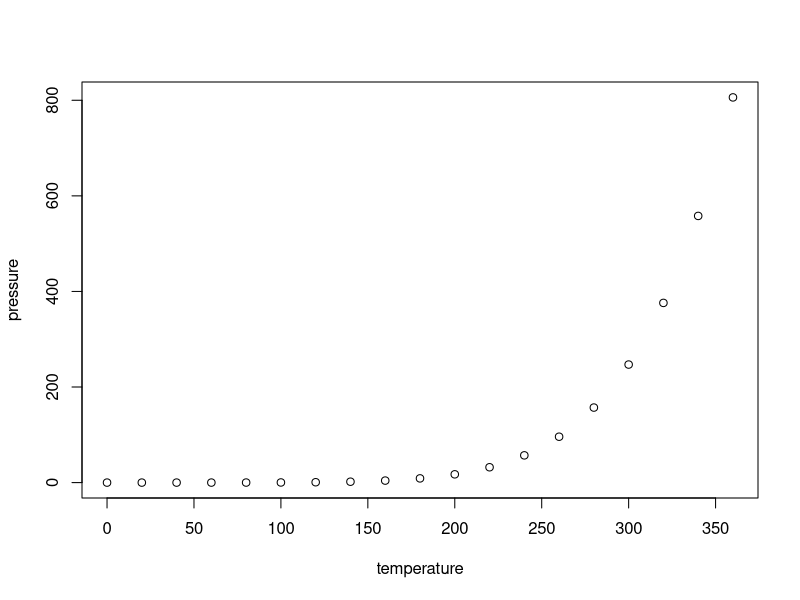
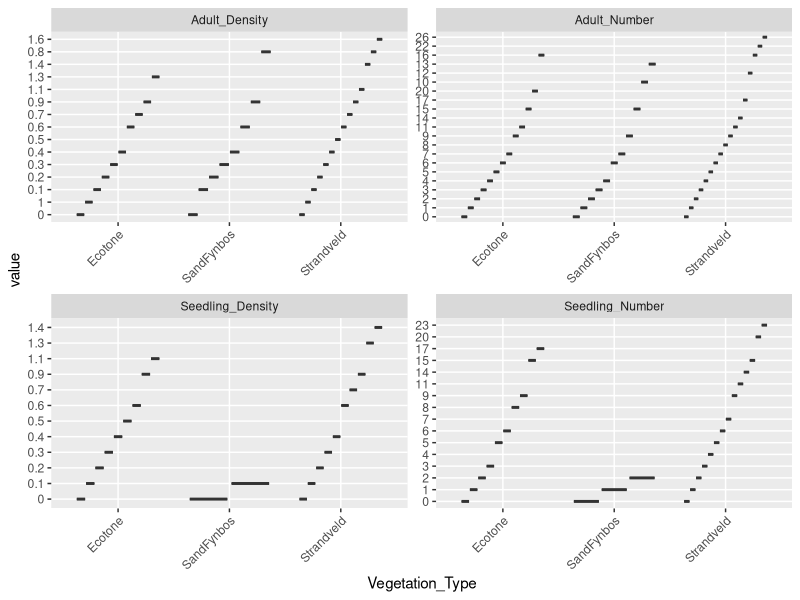

These figures' R source, in order:
## ---- chunk 1

## ---- chunk 2
knitr::opts_chunk$set(echo = TRUE)
## ---- chunk 3
summary(cars)
## ---- chunk 4
plot(pressure)

# Install and load packages
#install.packages("tidyr")
#options("install.lock"=FALSE)
library(tidyr)
library(dplyr)
library(ggplot2)

# Read in data
AcaciaSaligna_Data <- read.csv("AcaciaSaligna_Data.csv")

# Remove columns Area and Number_other_species
AcaciaSaligna_Data <- read.table("AcaciaSaligna_Data.csv", header = TRUE, 
                                 sep = ",", 
		colClasses = c("NULL","integer", "character", "integer", "integer", 
						               "numeric", 
										"integer", "numeric", "integer", "numeric", "NULL")) 

# DELETE?
names(AcaciaSaligna_Data)
"Year" %in% names(AcaciaSaligna_Data)

AcaciaSaligna_Data %>% select(Year)  # Works in a tidyverse pipeline
ls()  # Lists all objects in the environment


# Convert Vegetation_Type from character to factor
AcaciaSaligna_Data$Vegetation_Type <- 
  as.factor(AcaciaSaligna_Data$Vegetation_Type)
class(AcaciaSaligna_Data$Vegetation_Type) # Confirm new class

# Convert Year from integer to factor
AcaciaSaligna_Data$Year <- as.factor(AcaciaSaligna_Data$Year)
class(AcaciaSaligna_Data$Year)

# Convert Quadrat from integer to factor
AcaciaSaligna_Data$Quadrat <- as.factor(AcaciaSaligna_Data$Quadrat)
class(AcaciaSaligna_Data$Quadrat)

# Convert Total_Number from integer to factor
AcaciaSaligna_Data$Total_Number <- as.factor(AcaciaSaligna_Data$Total_Number)
class(AcaciaSaligna_Data$Total_Number)

# Convert Total_Density from double to factor
AcaciaSaligna_Data$Total_Density <- as.factor(AcaciaSaligna_Data$Total_Density)
class(AcaciaSaligna_Data$Total_Density)

# Convert Seedling_Number from integer to factor
AcaciaSaligna_Data$Seedling_Number <- as.factor(AcaciaSaligna_Data$Seedling_Number)
class(AcaciaSaligna_Data$Seedling_Number)

# Convert Seedling_Density from double to factor
AcaciaSaligna_Data$Seedling_Density <- as.factor(AcaciaSaligna_Data$Seedling_Density)
class(AcaciaSaligna_Data$Seedling_Density)

# Convert Adult_Number from integer to factor
AcaciaSaligna_Data$Adult_Number <- as.factor(AcaciaSaligna_Data$Adult_Number)
class(AcaciaSaligna_Data$Adult_Number)

# Convert Adult_Density from double to factor
AcaciaSaligna_Data$Adult_Density <- as.factor(AcaciaSaligna_Data$Adult_Density)
class(AcaciaSaligna_Data$Adult_Density)

summary(AcaciaSaligna_Data)

# Convert data to long format
  long <- AcaciaSaligna_Data %>%
  pivot_longer(cols = c("Year", "Vegetation_Type", "Quadrat", "Total_Number",
"Total_Density", "Seedling_Number", "Seedling_Density", "Adult_Number", 
"Adult_Density"), names_to = "variable", values_to = "value") 

# Only convert the four variables to long format
  # Reshape from wide format to long format and make a boxplot 
  AcaciaSaligna_Data %>%
pivot_longer(cols = c("Seedling_Number", "Seedling_Density", "Adult_Number", "Adult_Density"),
               names_to = "variable", values_to = "value") %>%
  ggplot() +
    geom_boxplot(aes(y = value, x = Vegetation_Type)) +
    theme(axis.text.x = element_text(angle = 45, hjust = 1)) +
    facet_wrap(vars(variable), scales = "free")

